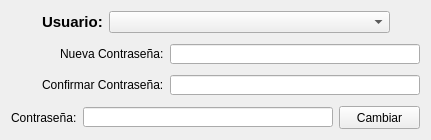
             <widget class="QWidget" name="tab_4">
              <attribute name="icon">
               <iconset resource="../../Resources.qrc">
                <normaloff>:/Resources/Console/usr_th_edit_bn.png</normaloff>
                <normalon>:/Resources/Console/usr_th_edit.png</normalon>:/Resources/Console/usr_th_edit_bn.png</iconset>
              </attribute>
              <attribute name="title">
               <string>Cambiar contraseñla</string>
              </attribute>
              <layout class="QGridLayout" name="gridLayout_3">
               <item row="0" column="0">
                <layout class="QVBoxLayout" name="verticalLayout_19">
                 <item>
                  <layout class="QHBoxLayout" name="horizontalLayout_12">
                   <item>
                    <spacer name="horizontalSpacer_7">
                     <property name="orientation">
                      <enum>Qt::Horizontal</enum>
                     </property>
                     <property name="sizeHint" stdset="0">
                      <size>
                       <width>10</width>
                       <height>20</height>
                      </size>
                     </property>
                    </spacer>
                   </item>
                   <item>
                    <widget class="QLabel" name="lb_log_user_2">
                     <property name="font">
                      <font>
                       <family>Arial</family>
                       <pointsize>11</pointsize>
                       <weight>75</weight>
                       <bold>true</bold>
                      </font>
                     </property>
                     <property name="layoutDirection">
                      <enum>Qt::LeftToRight</enum>
                     </property>
                     <property name="text">
                      <string>Usuario:</string>
                     </property>
                    </widget>
                   </item>
                   <item>
                    <widget class="QComboBox" name="cb_edit_users_a">
                     <property name="minimumSize">
                      <size>
                       <width>281</width>
                       <height>22</height>
                      </size>
                     </property>
                     <property name="maximumSize">
                      <size>
                       <width>281</width>
                       <height>22</height>
                      </size>
                     </property>
                    </widget>
                   </item>
                   <item>
                    <spacer name="horizontalSpacer_8">
                     <property name="orientation">
                      <enum>Qt::Horizontal</enum>
                     </property>
                     <property name="sizeHint" stdset="0">
                      <size>
                       <width>10</width>
                       <height>20</height>
                      </size>
                     </property>
                    </spacer>
                   </item>
                  </layout>
                 </item>
                 <item>
                  <spacer name="verticalSpacer_19">
                   <property name="orientation">
                    <enum>Qt::Vertical</enum>
                   </property>
                   <property name="sizeHint" stdset="0">
                    <size>
                     <width>20</width>
                     <height>5</height>
                    </size>
                   </property>
                  </spacer>
                 </item>
                 <item>
                  <layout class="QHBoxLayout" name="horizontalLayout_14">
                   <item>
                    <spacer name="horizontalSpacer_12">
                     <property name="orientation">
                      <enum>Qt::Horizontal</enum>
                     </property>
                     <property name="sizeHint" stdset="0">
                      <size>
                       <width>28</width>
                       <height>20</height>
                      </size>
                     </property>
                    </spacer>
                   </item>
                   <item>
                    <widget class="QLabel" name="label_2">
                     <property name="layoutDirection">
                      <enum>Qt::LeftToRight</enum>
                     </property>
                     <property name="text">
                      <string>Nueva Contraseña:</string>
                     </property>
                    </widget>
                   </item>
                   <item>
                    <widget class="QLineEdit" name="le_edit_npwd1">
                     <property name="minimumSize">
                      <size>
                       <width>250</width>
                       <height>20</height>
                      </size>
                     </property>
                     <property name="maximumSize">
                      <size>
                       <width>250</width>
                       <height>20</height>
                      </size>
                     </property>
                     <property name="maxLength">
                      <number>25</number>
                     </property>
                     <property name="echoMode">
                      <enum>QLineEdit::PasswordEchoOnEdit</enum>
                     </property>
                    </widget>
                   </item>
                  </layout>
                 </item>
                 <item>
                  <spacer name="verticalSpacer_17">
                   <property name="orientation">
                    <enum>Qt::Vertical</enum>
                   </property>
                   <property name="sizeHint" stdset="0">
                    <size>
                     <width>20</width>
                     <height>5</height>
                    </size>
                   </property>
                  </spacer>
                 </item>
                 <item>
                  <layout class="QHBoxLayout" name="horizontalLayout_15">
                   <item>
                    <spacer name="horizontalSpacer_15">
                     <property name="orientation">
                      <enum>Qt::Horizontal</enum>
                     </property>
                     <property name="sizeHint" stdset="0">
                      <size>
                       <width>5</width>
                       <height>20</height>
                      </size>
                     </property>
                    </spacer>
                   </item>
                   <item>
                    <widget class="QLabel" name="label_3">
                     <property name="layoutDirection">
                      <enum>Qt::LeftToRight</enum>
                     </property>
                     <property name="text">
                      <string>Confirmar Contraseña:</string>
                     </property>
                    </widget>
                   </item>
                   <item>
                    <widget class="QLineEdit" name="le_edit_npwd2">
                     <property name="minimumSize">
                      <size>
                       <width>250</width>
                       <height>20</height>
                      </size>
                     </property>
                     <property name="maximumSize">
                      <size>
                       <width>250</width>
                       <height>20</height>
                      </size>
                     </property>
                     <property name="maxLength">
                      <number>25</number>
                     </property>
                     <property name="echoMode">
                      <enum>QLineEdit::Password</enum>
                     </property>
                    </widget>
                   </item>
                  </layout>
                 </item>
                 <item>
                  <spacer name="verticalSpacer_18">
                   <property name="orientation">
                    <enum>Qt::Vertical</enum>
                   </property>
                   <property name="sizeHint" stdset="0">
                    <size>
                     <width>20</width>
                     <height>5</height>
                    </size>
                   </property>
                  </spacer>
                 </item>
                 <item>
                  <layout class="QHBoxLayout" name="horizontalLayout_16">
                   <item>
                    <widget class="QLabel" name="label_4">
                     <property name="text">
                      <string>Contraseña:</string>
                     </property>
                    </widget>
                   </item>
                   <item>
                    <widget class="QLineEdit" name="le_edit_pwd">
                     <property name="minimumSize">
                      <size>
                       <width>250</width>
                       <height>20</height>
                      </size>
                     </property>
                     <property name="maximumSize">
                      <size>
                       <width>250</width>
                       <height>20</height>
                      </size>
                     </property>
                     <property name="maxLength">
                      <number>25</number>
                     </property>
                     <property name="echoMode">
                      <enum>QLineEdit::Password</enum>
                     </property>
                    </widget>
                   </item>
                   <item>
                    <widget class="QPushButton" name="btn_Edit_Change">
                     <property name="minimumSize">
                      <size>
                       <width>81</width>
                       <height>23</height>
                      </size>
                     </property>
                     <property name="maximumSize">
                      <size>
                       <width>81</width>
                       <height>23</height>
                      </size>
                     </property>
                     <property name="font">
                      <font>
                       <pointsize>9</pointsize>
                       <weight>50</weight>
                       <bold>false</bold>
                      </font>
                     </property>
                     <property name="text">
                      <string>Cambiar</string>
                     </property>
                    </widget>
                   </item>
                  </layout>
                 </item>
                </layout>
               </item>
              </layout>
             </widget>
